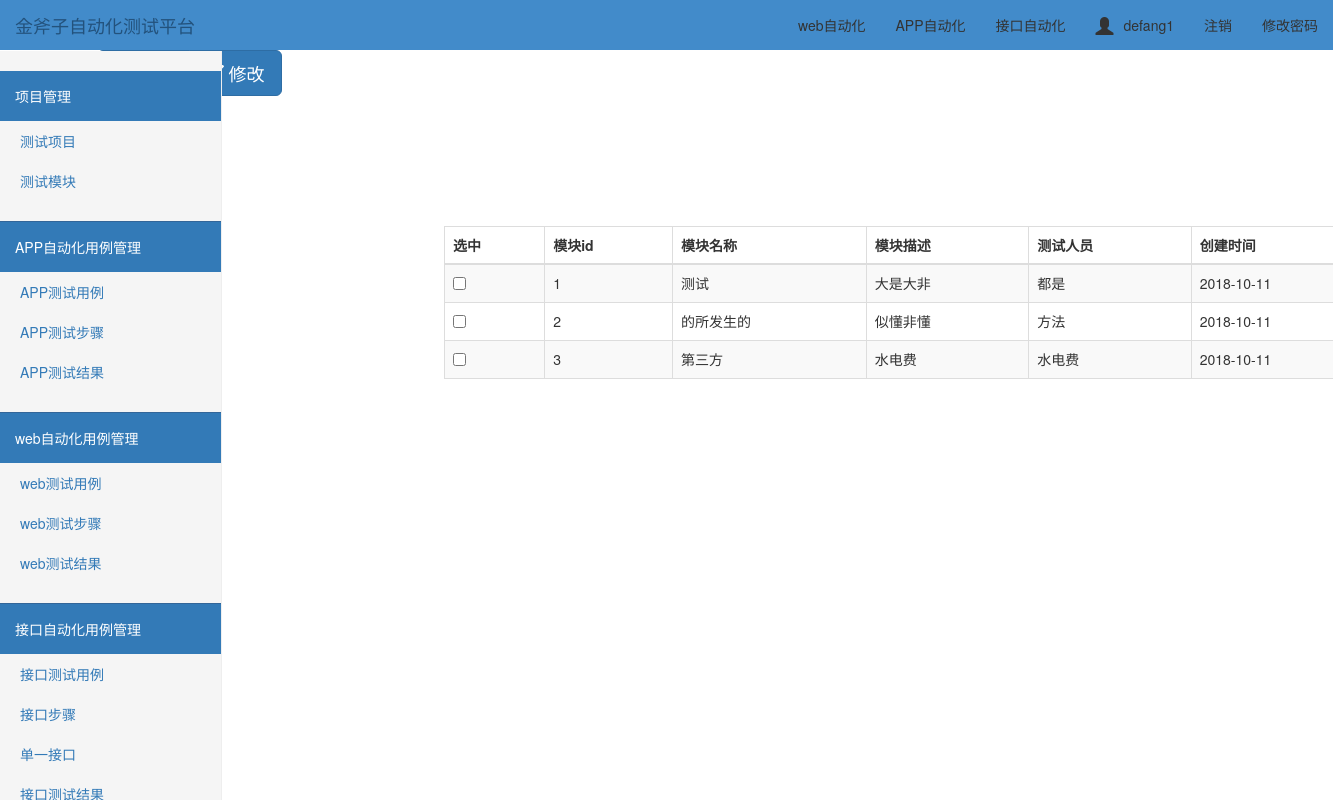
Page /modules/ (signed in) on the earlier database version.
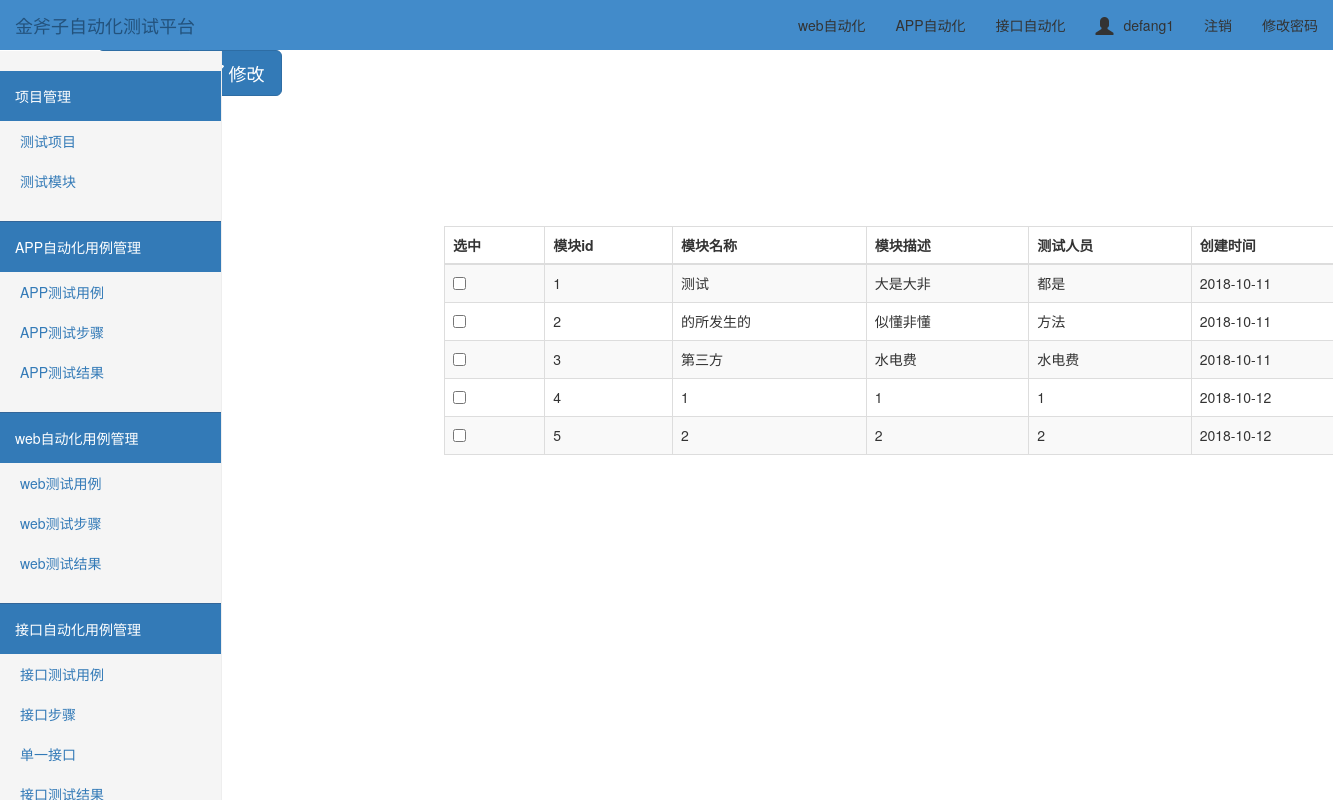
Same page on the later database version.
### test_platform/models.py (models this page shows, shortened)
class UserInfo(AbstractUser):
    nid = models.AutoField(primary_key=True)
    telephone = models.CharField(max_length=11, null=True, unique=True)
    avatar = models.FileField(upload_to='avatars/', default="/avatars/default.png")
    create_time = models.DateTimeField(verbose_name='创建时间', auto_now_add=True)

class Modules(models.Model):
    mid = models.AutoField(primary_key=True)
    Project = models.ForeignKey(Project, on_delete=models.CASCADE)
    modules_name = models.CharField('模块名称', max_length=20)  # 模块名称
    testers = models.CharField('测试人员', max_length=100)  # 测试执行人员
    developer = models.CharField(max_length=100)    # 备用
    modules_desc = models.CharField('模块描述', max_length=200)     # 模块描述
    create_time = models.DateTimeField('创建时间', auto_now=True)  # 创建时间

### test_platform/views.py (the view)
# urls.py: url(r'^modules/$', views.modules),
@login_required
def modules(request):
    modules_list = Modules.objects.filter().all()
    project_list = Project.objects.all()
    return render(request, "modules.html", {"modules_list": modules_list, "project_list": project_list})

### templates/modules.html (shortened to what this page needs)
{% extends "home.html" %}
{% block add %}
<div class="btn-toolbar" role="toolbar">
  <div class="btn-group">
    <button type="button" class="btn btn-primary btn-lg" data-toggle="modal" data-target="#addmyModal">
    </button>
    <button type="button" class="btn btn-primary btn-lg" data-toggle="modal" data-target="#myModal">
         修改
    </button>
  </div>
</div>
<div class="container">
        <div class="row" style="padding-top: 80px;">
            <div class="col-md-10 col-md-offset-3">
                <table class="table table-striped table-bordered">
                    <thead>
                        <tr>
                            <th>选中</th>
                            <th>模块id</th>
                            <th>模块名称</th>
                            <th>模块描述</th>
                            <th>测试人员</th>
                            <th>创建时间</th>
                        </tr>
                    </thead>
                    <tbody>
                        {% for modules_obj in modules_list %}
                            <tr>
                                <td id="che1"><input type="checkbox"/></td>
                                <td>{{ modules_obj.mid }}</td>
                                <td>{{ modules_obj.modules_name }}</td>
                                <td>{{ modules_obj.modules_desc }}</td>
                                <td>{{ modules_obj.testers }}</td>
                                <td>{{ modules_obj.create_time|date:'Y-m-d' }}</td>
                            </tr>
                        {% endfor %}
                    </tbody>
                </table>
            </div>
        </div>
    </div>
{% endblock %}

### templates/home.html (shortened to what this page needs)
<!DOCTYPE html>
<html lang="en">
<head>
    <link rel="stylesheet" href="/static/bootstrap-3.3.7/css/bootstrap.css">
    <link rel="stylesheet" href="/static/css/toastr.min.css">
    <link rel="stylesheet" href="/static/css/dashboard.css">
    <link rel="stylesheet" href="/static/css/home.css">
</head>
<body>
<nav class="tab navbar  navbar-fixed-top">
    <div class="container-fluid">
        <div class="navbar-header">
            <a class="navbar-brand" href="#">金斧子自动化测试平台</a>
        </div>
        <div class="collapse navbar-collapse" id="bs-example-navbar-collapse-1">
            <ul class="nav navbar-nav navbar-right">
                <li class="active"><a href="#">web自动化 <span class="sr-only">(current)</span></a></li>
                <li><a href="#">APP自动化</a></li>
                <li><a href="#">接口自动化</a></li>
                <li><a href="#"><span id="user_icon"
                                      class="glyphicon glyphicon-user"></span>{{ request.user.username }}</a></li>
                <li><a href="/logout/">注销</a></li>
                <li><a href="/set_pwd/">修改密码</a></li>
            </ul>
        </div>
    </div>
</nav>
<div class="container">
    <div class="left">
        <div class="row">
            <div class="col-sm-3 col-md-2 sidebar">
                <div class="menu">
                    <div class="head bg-primary">项目管理</div>
                    <ul class="nav nav-sidebar">
                        <li><a href="/project/" target="_self">测试项目</a> </li>
                        <li><a href="/modules/" target="_self">测试模块</a> </li>
                    </ul>
                </div>
                <div class="menu">
                    <div class="head bg-primary">APP自动化用例管理</div>
                    <ul class="nav nav-sidebar">
                        <li><a href="#">APP测试用例</a> </li>
                        <li><a href="#">APP测试步骤</a> </li>
                        <li><a href="#">APP测试结果</a> </li>
                    </ul>
                </div>
                <div class="menu">
                    <div class="head bg-primary">web自动化用例管理</div>
                    <ul class="nav nav-sidebar">
                        <li><a href="#">web测试用例</a> </li>
                        <li><a href="#">web测试步骤</a> </li>
                        <li><a href="#">web测试结果</a> </li>
                    </ul>
                </div>
                <div class="menu">
                    <div class="head bg-primary">接口自动化用例管理</div>
                    <ul class="nav nav-sidebar">
                        <li><a href="#">接口测试用例</a> </li>
                        <li><a href="#">接口步骤</a> </li>
                        <li><a href="#">单一接口</a> </li>
                        <li><a href="#">接口测试结果</a> </li>
                    </ul>
                </div>
            </div>
        </div>
    </div>
    <div class="right">
        {% block add %}{% endblock %}
    </div>
</div>
</body>
</html>

### static/css/dashboard.css (style rules this page uses)
body { padding-top: 50px; }
.navbar-fixed-top { border: 0; }
.sidebar { display: none; }
@media (min-width: 768px) { .sidebar { position: fixed; top: 51px; bottom: 0; left: 0; z-index: 1000; display: block; padding: 20px; overflow-x: hidden; overflow-y: auto; background-color: #f5f5f5; border-right: 1px solid #eee; } }
.nav-sidebar { margin-right: -21px; margin-bottom: 20px; margin-left: -20px; }
.nav-sidebar > li > a { padding-right: 20px; padding-left: 20px; }

### static/css/home.css (style rules this page uses)
.menu { margin: 0 -20px; border-bottom: 1px solid #336699; }
.head { padding: 15px; }
.menu .nav-sidebar > li > a { padding-right: 40px; padding-left: 40px; }
table { margin-top: 50px; margin-left: 40px; }
.navbar { background-color: #428bca; }
.navbar-brand { color: white; }
.navbar-collapse .navbar-nav > li > a { color: #333333; }

### templates/home.html (style rules this page uses)
#user_icon { font-size: 18px; margin-right: 10px; vertical-align: -3px; }

Differences in the rows shown:
added Modules: mid "4", modules_name "1", modules_desc "1", testers "1", create_time "2018-10-12"
added Modules: mid "5", modules_name "2", modules_desc "2", testers "2", create_time "2018-10-12"
